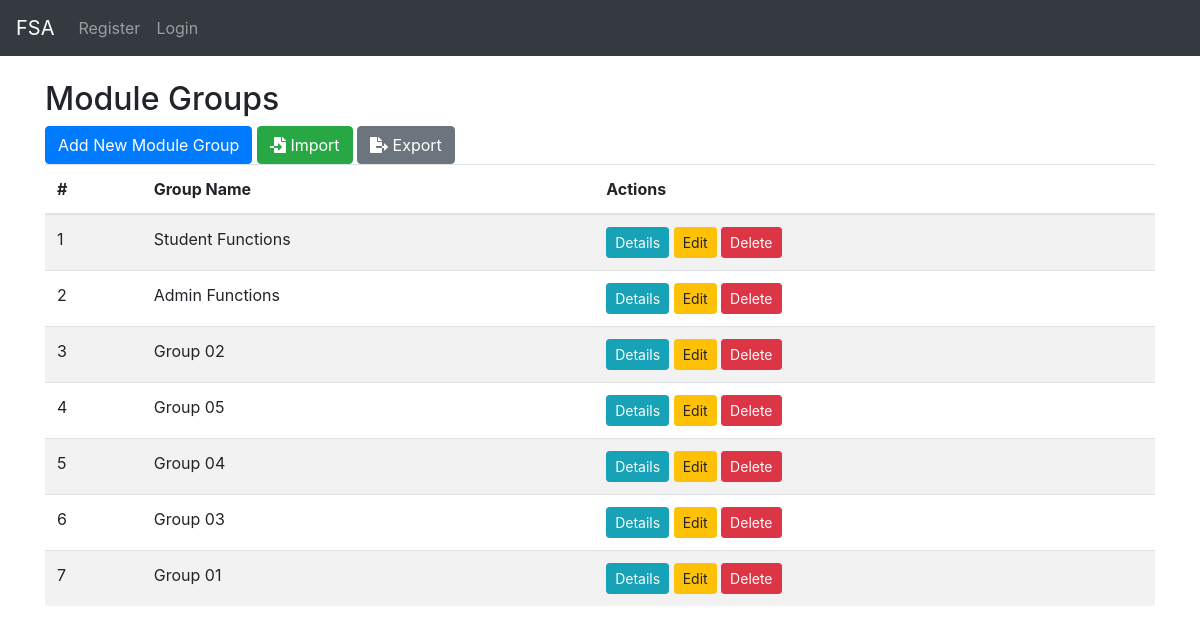
/module_group/, run on the app's committed database.
### module_group/models.py (models this page shows, shortened)
class ModuleGroup(models.Model):
    group_name = models.CharField(max_length=255)

### module_group/views.py (the view)
# urls.py: path('', views.module_group_list, name='module_group_list'),
def module_group_list(request):
    module_groups = ModuleGroup.objects.all()
    form = ExcelImportForm()
    return render(request, 'module_group_list.html', {'module_groups': module_groups, 'form': form})

### module_group/templates/module_group_list.html (shortened to what this page needs)
{% extends "base.html" %}
{% load static %}
{% block content %}
<div class="container mt-4">
    <h2>Module Groups</h2>
    <a href="{% url 'module_group:module_group_add' %}" class="btn btn-primary">Add New Module Group</a>
    <button class="btn btn-success" title="Import Module Group from Excel" data-toggle="modal" data-target="#importModal" data-toggle="tooltip">
        <i class="fas fa-file-import"></i> Import
      </button>
      <a href="{% url 'module_group:export_module_groups' %}" class="btn btn-secondary" title="Export Users to Excel" data-toggle="tooltip">
        <i class="fas fa-file-export"></i> Export
      </a>
    <table class="table table-striped">
        <thead>
            <tr>
                <th>#</th>
                <th>Group Name</th>
                <th>Actions</th>
            </tr>
        </thead>
        <tbody>
            {% for group in module_groups %}
            <tr>
                <td>{{ forloop.counter }}</td>
                <td>{{ group.group_name }}</td>
                <td>
                    <a href="{% url 'module_group:module_group_detail' group.pk %}" class="btn btn-info btn-sm">Details</a>
                    <a href="{% url 'module_group:module_group_edit' group.pk %}" class="btn btn-warning btn-sm">Edit</a>
                    <a href="{% url 'module_group:module_group_delete' group.pk %}" class="btn btn-danger btn-sm">Delete</a>
                </td>
            </tr>
            {% endfor %}
        </tbody>
    </table>
</div>
{% endblock %}

### data on the page
ModuleGroup: group_name "Student Functions"
ModuleGroup: group_name "Admin Functions"
ModuleGroup: group_name "Group 02"
ModuleGroup: group_name "Group 05"
ModuleGroup: group_name "Group 04"
ModuleGroup: group_name "Group 03"
ModuleGroup: group_name "Group 01"
